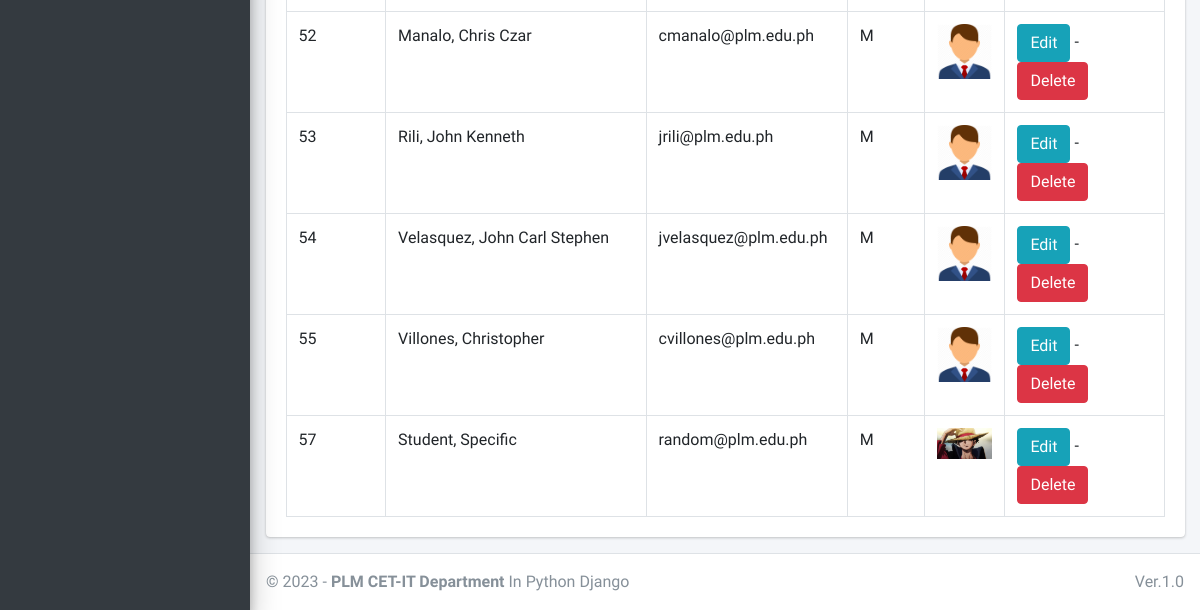
/student/manage/ (signed in, lower part), run on an earlier commit of the app's database.
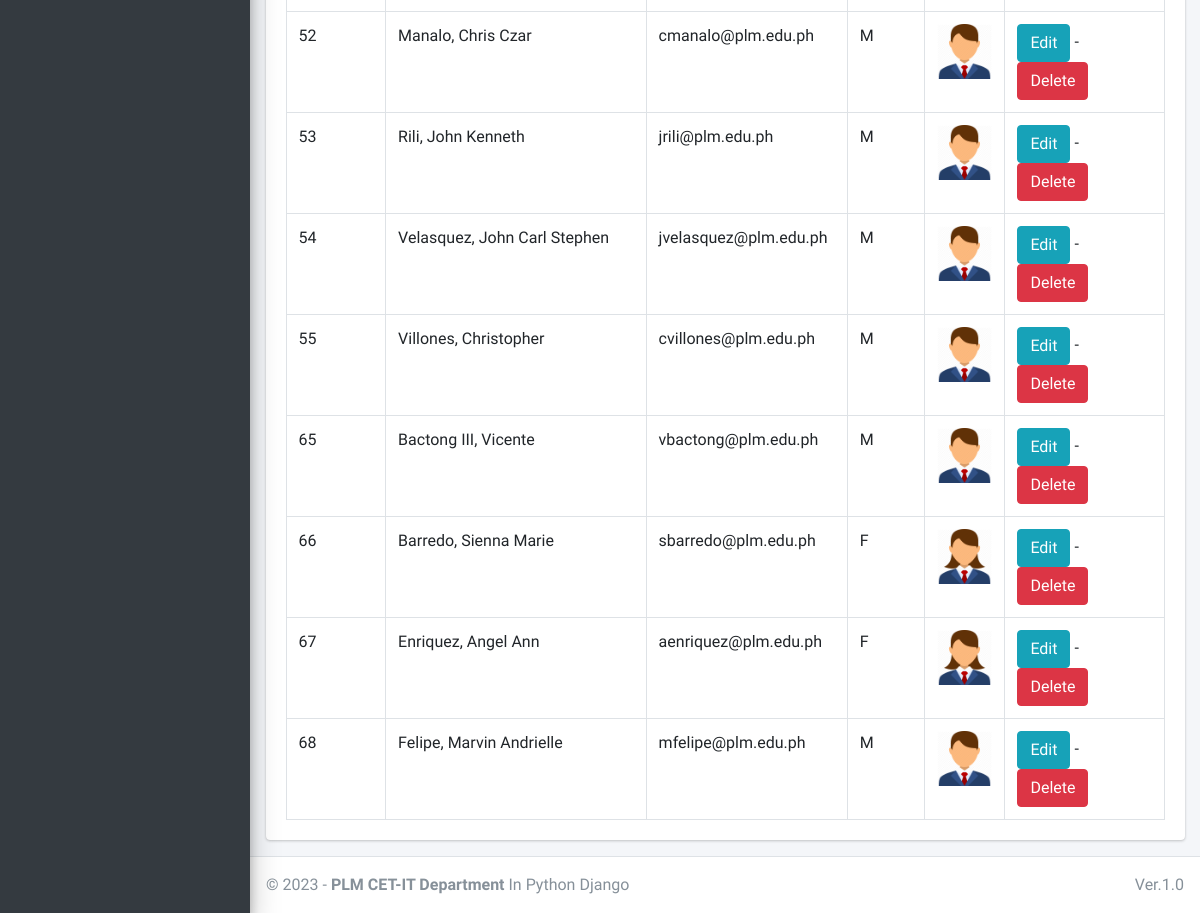
And on a later commit of the database.
### main_app/models.py (models this page shows)
class CustomUser(AbstractUser):
    USER_TYPE = ((1, "HOD"), (2, "Staff"), (3, "Student"))
    GENDER = [("M", "Male"), ("F", "Female")]
    username = None  # Removed username, using email instead
    email = models.EmailField(unique=True)
    user_type = models.CharField(default=1, choices=USER_TYPE, max_length=1)
    gender = models.CharField(max_length=1, choices=GENDER)
    profile_pic = models.ImageField()
    address = models.TextField()
    fcm_token = models.TextField(default="")  # For firebase notifications
    created_at = models.DateTimeField(auto_now_add=True)
    updated_at = models.DateTimeField(auto_now=True)
    USERNAME_FIELD = "email"
    REQUIRED_FIELDS = []
    objects = CustomUserManager()
    def __str__(self):
        return self.last_name + ", " + self.first_name

### main_app/hod_views.py (the view)
# urls.py: path("student/manage/", hod_views.manage_student, name='manage_student'),
def manage_student(request):
    students = CustomUser.objects.filter(user_type=3)
    context = {
        'students': students,
        'page_title': 'Manage Students'
    }
    return render(request, "hod_template/manage_student.html", context)

### main_app/templates/hod_template/manage_student.html (shortened to what this page needs)
{% extends 'main_app/base.html' %}
{% load static %}
{% block content %}
<section class="content">
    <div class="container-fluid">
        <div class="row">
            <div class="col-md-12">
                <div class="card">
                    <div class="card-body">
                        <table id="example2" class="table table-bordered table-hover">
                            <tbody>
                                {% for student in students %}
                                <tr>
                                    <td>{{student.id}}</td>
                                    <td>{{student.last_name}}, {{student.first_name}}</td>
                                    <td>{{student.email}}</td>
                                    <td>{{student.gender}}</td>
                                    <td>
                                        {% if student.profile_pic == ""  %}
                                        No Image
                                        {% else %}
                                        <img class="img img-fluid mb-2" height="56" width="56"
                                            src="{{student.profile_pic}}" alt="">
                                        {% endif %}
                                    </td>
                                    <td><a href="{% url 'edit_student' student.student.id %}" class="btn btn-info">Edit</a> -
                                        <a href="{% url 'delete_student' student.student.id %}" class="btn btn-danger" onclick="return confirm('Are you sure about this ?')">Delete</a>
                                    </td>
                                </tr>
                                {% endfor %}
                            </tbody>
                        </table>
                    </div>
                </div>
            </div>
        </div>
    </div>
</section>
{% endblock content %}

### main_app/templates/main_app/base.html (shortened to what this page needs)
{% load static %}
<!DOCTYPE html>
<html>
<head>
    <link rel="stylesheet" href="{% static 'plugins/fontawesome-free/css/all.min.css'%} ">
    <link rel="stylesheet" href="https://code.ionicframework.com/ionicons/2.0.1/css/ionicons.min.css">
    <link rel="stylesheet"
        href="{% static 'plugins/tempusdominus-bootstrap-4/css/tempusdominus-bootstrap-4.min.css'%} ">
    <link rel="stylesheet" href="{% static 'plugins/icheck-bootstrap/icheck-bootstrap.min.css'%} ">
    <link rel="stylesheet" href="{% static 'dist/css/adminlte.min.css'%} ">
    <link rel="stylesheet" href="{% static 'plugins/overlayScrollbars/css/OverlayScrollbars.min.css'%} ">
    <link rel="stylesheet" href="{% static 'plugins/daterangepicker/daterangepicker.css'%} ">
</head>
<body class="hold-transition sidebar-mini layout-fixed">
    <div class="wrapper">
        {% include "main_app/sidebar_template.html" with user=user %}
        <div class="content-wrapper">
            {% block content %}
            {% endblock content %}
        </div>
        {% include "main_app/footer.html" %}
</body>
</html>

### main_app/templates/main_app/sidebar_template.html (shortened to what this page needs)
{% load static %}
<aside class="main-sidebar sidebar-dark-info elevation-4">
    {% if request.user.user_type == '1' %}
    <div class="sidebar">
                                        {% endif %}
                            </div>-->
    </div>

### main_app/templates/main_app/footer.html
<footer class="main-footer">
    &copy; {% now "Y" %} - <strong>PLM CET-IT Department</strong>
    In Python Django
    <div class="float-right d-none d-sm-inline-block">
       Ver.1.0
    </div>
</footer>

What changed in the data, as far as the page shows it:
removed CustomUser: id "57", last_name "Student", first_name "Specific", email "random@plm.edu.ph", gender "M", profile_pic (picture)
added CustomUser: id "65", last_name "Bactong III", first_name "Vicente", email "vbactong@plm.edu.ph", gender "M"
added CustomUser: id "66", last_name "Barredo", first_name "Sienna Marie", email "sbarredo@plm.edu.ph", gender "F"
added CustomUser: id "67", last_name "Enriquez", first_name "Angel Ann", email "aenriquez@plm.edu.ph", gender "F"
added CustomUser: id "68", last_name "Felipe", first_name "Marvin Andrielle", email "mfelipe@plm.edu.ph", gender "M"
